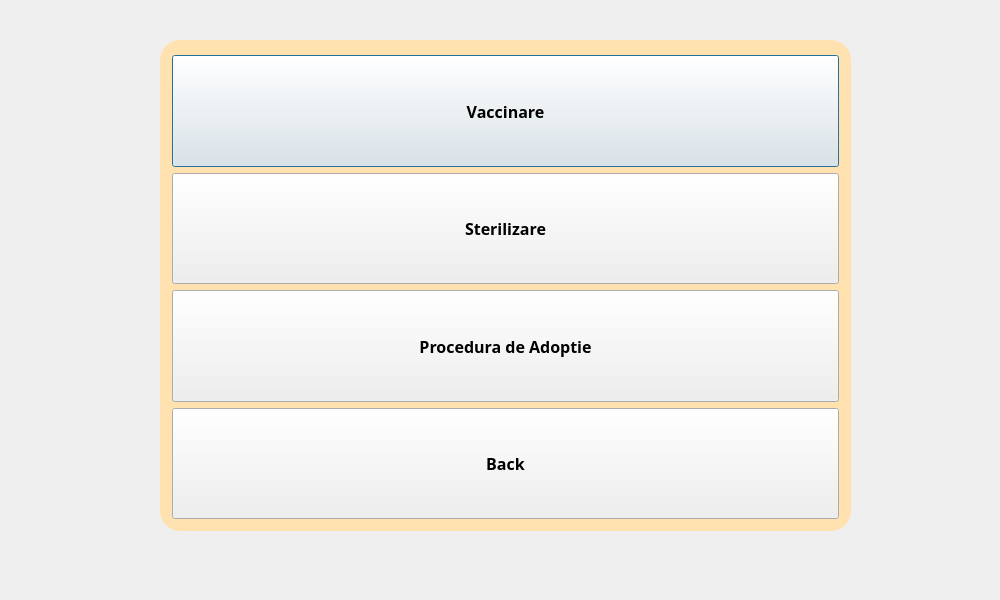
<?xml version="1.0" encoding="UTF-8"?>
<ui version="4.0">
 <class>InformationsMenu</class>
 <widget class="QDialog" name="InformationsMenu">
  <property name="geometry">
   <rect>
    <x>0</x>
    <y>0</y>
    <width>1000</width>
    <height>600</height>
   </rect>
  </property>
  <property name="windowTitle">
   <string>Dialog</string>
  </property>
  <property name="styleSheet">
   <string notr="true">#InformationsMenu{border-image: url(:/img/istockphoto-1163775073-612x612.jpg);}</string>
  </property>
  <widget class="QGroupBox" name="groupBox">
   <property name="geometry">
    <rect>
     <x>160</x>
     <y>40</y>
     <width>691</width>
     <height>491</height>
    </rect>
   </property>
   <property name="styleSheet">
    <string notr="true">#groupBox{

	background-color: rgb(255, 226, 175);
border-radius:20px;

}</string>
   </property>
   <property name="title">
    <string/>
   </property>
   <layout class="QVBoxLayout" name="verticalLayout">
    <item>
     <widget class="QPushButton" name="pushButton_4">
      <property name="sizePolicy">
       <sizepolicy hsizetype="Preferred" vsizetype="Preferred">
        <horstretch>0</horstretch>
        <verstretch>0</verstretch>
       </sizepolicy>
      </property>
      <property name="font">
       <font>
        <family>Segoe UI Black</family>
        <pointsize>12</pointsize>
        <bold>true</bold>
       </font>
      </property>
      <property name="styleSheet">
       <string notr="true">pushButton{

	background-color: rgb(188, 142, 85);
	border-color: rgb(255, 182, 133);

}</string>
      </property>
      <property name="text">
       <string>Vaccinare</string>
      </property>
     </widget>
    </item>
    <item>
     <widget class="QPushButton" name="pushButton_2">
      <property name="sizePolicy">
       <sizepolicy hsizetype="Preferred" vsizetype="Preferred">
        <horstretch>0</horstretch>
        <verstretch>0</verstretch>
       </sizepolicy>
      </property>
      <property name="font">
       <font>
        <family>Segoe UI Black</family>
        <pointsize>12</pointsize>
        <bold>true</bold>
       </font>
      </property>
      <property name="text">
       <string>Sterilizare</string>
      </property>
     </widget>
    </item>
    <item>
     <widget class="QPushButton" name="pushButton_3">
      <property name="sizePolicy">
       <sizepolicy hsizetype="Preferred" vsizetype="Preferred">
        <horstretch>0</horstretch>
        <verstretch>0</verstretch>
       </sizepolicy>
      </property>
      <property name="font">
       <font>
        <family>Segoe UI Black</family>
        <pointsize>12</pointsize>
        <bold>true</bold>
       </font>
      </property>
      <property name="text">
       <string>Procedura de Adoptie</string>
      </property>
     </widget>
    </item>
    <item>
     <widget class="QPushButton" name="pushButton">
      <property name="sizePolicy">
       <sizepolicy hsizetype="Preferred" vsizetype="Preferred">
        <horstretch>0</horstretch>
        <verstretch>0</verstretch>
       </sizepolicy>
      </property>
      <property name="font">
       <font>
        <family>Segoe UI Black</family>
        <pointsize>12</pointsize>
        <bold>true</bold>
       </font>
      </property>
      <property name="styleSheet">
       <string notr="true">pushButton_4{
border-radius:40px;
}</string>
      </property>
      <property name="text">
       <string>Back</string>
      </property>
     </widget>
    </item>
   </layout>
  </widget>
 </widget>
 <resources/>
 <connections/>
</ui>
